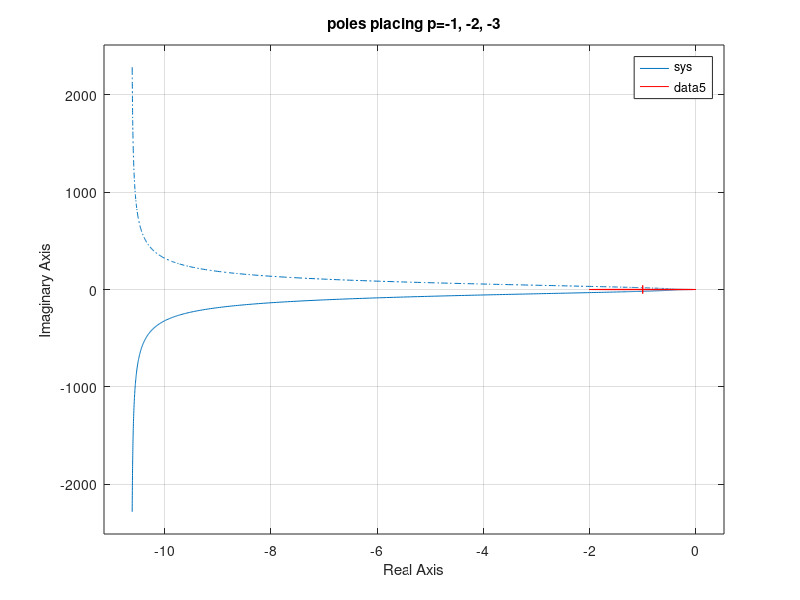

MATLAB code to generate this figure:
%% Nyquist plot

clear, clc

gamma = 1;
rho = 0.1;

A = [0 1 0; 0 -0.875 -20; 0 0 -50];
B = [0; 0; 50];
G = [1 0 0; 0 gamma 0];
H = [0; 0];

Q = eye(2);
R = 1;

QQ = G' * Q * G;
RR = H' * Q * H + rho * R;
NN = G' * Q * H;

K = lqr(A, B, QQ, RR, NN);

sys = ss(A, B, K, 0);

% [num,den] = ss2tf(A, B, K, 0);

figure(1)
nyquist(sys)
hold on

t=0:pi/10:2*pi;
x=cos(t)-1;
y=sin(t);
plot(x,y,'r')

title('\gamma=1, \rho=0.1')


%% introduce state feedback

clear, clc

A = [0 1 0; 0 -0.875 -20; 0 0 -50];
B = [0; 0; 50];
% p = -1, -2, -3

K = place(A, B, [-1, -2, -3]);

sys = ss(A, B, K, 0);

figure(1)
nyquist(sys)
hold on

t=0:pi/10:2*pi;
x=cos(t)-1;
y=sin(t);
plot(x,y,'r')

title('poles placing p=-1, -2, -3')
